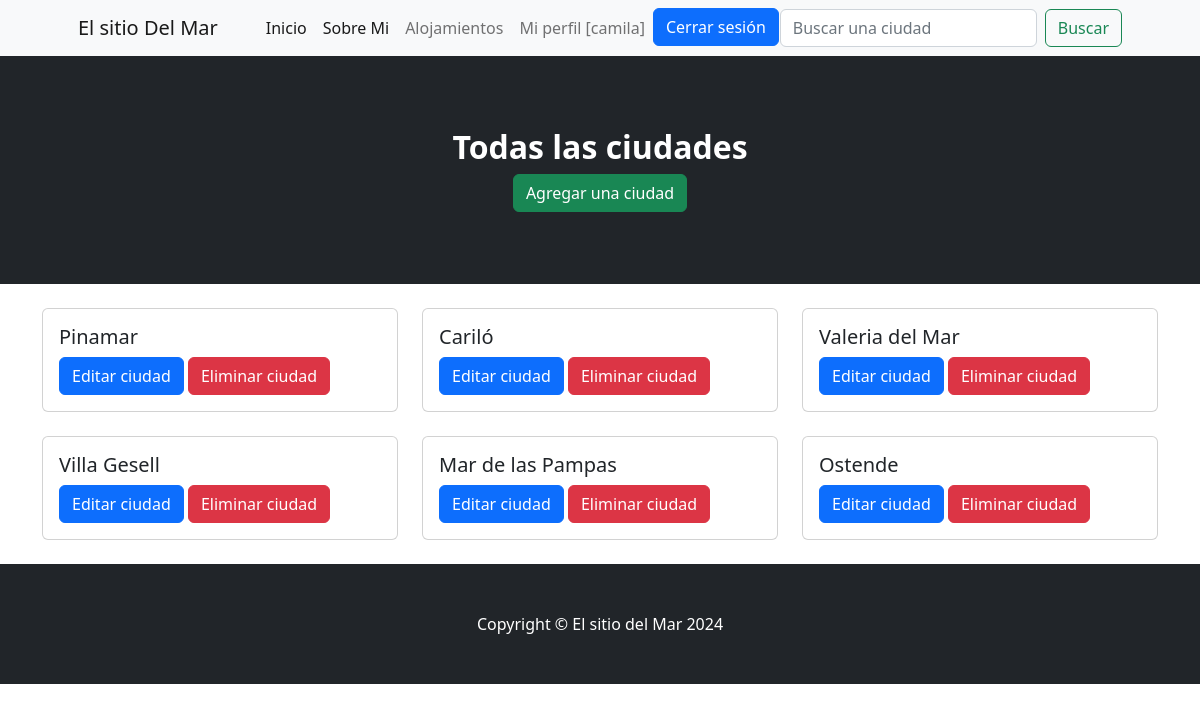
The app's page /todasLasCiudades/ (signed in) with its own data.
### aplicacion/models.py (models this page shows, shortened)
class Usuario(AbstractUser):
    nombre = models.CharField(max_length=100)
    apellido = models.CharField(max_length=100, default='')
    email = models.EmailField(unique=True)
    username = models.CharField(max_length=150, unique=True, default='')
    telefono = models.IntegerField(default=0)
    nacionalidad = models.CharField(max_length=100, default='')
    password = models.CharField(max_length=100, unique=True, default='')
    USERNAME_FIELD = 'username'

class Ciudad(models.Model):
    nombre = models.CharField(max_length=100)
    imagen = models.ImageField(upload_to='ciudades', null=True, blank=True)

### aplicacion/views.py (the view)
# urls.py: path('todasLasCiudades/', CiudadList.as_view(), name="todasLasCiudades"),
class CiudadList(LoginRequiredMixin, ListView):
    model = Ciudad

### aplicacion/templates/aplicacion/ciudad_list.html (shortened to what this page needs)
{% extends "aplicacion/index.html" %}
{% block header %}
<header class="bg-dark py-5">
    <div class="container px-3 px-lg-4 my-4">
        <div class="text-center text-white">
            <h2 class="display-7 fw-bolder"> Todas las ciudades </h2>
            <a href="{% url 'agregarCiudad' %}" class="btn btn-success">Agregar una ciudad</a>
        </div>
    </div>
</header>
{% endblock header %}
{% block contenido %}
<div class="container">
    <div class="row mt-4">
        {% if object_list %}
            {% for ciudad in object_list %}
                <div class="col-md-4 mb-4">
                    <div class="card">
                        <div class="card-body">
                            <h5 class="card-title">{{ ciudad.nombre }}</h5>
                            <a href="{% url 'actualizarCiudad' pk=ciudad.pk %}" class="btn btn-primary">Editar ciudad</a>
                            <a href="{% url 'eliminarCiudad' pk=ciudad.pk %}" class="btn btn-danger">Eliminar ciudad</a>
                        </div>
                    </div>
                </div>
            {% endfor %}
        {% else %}
        <p class="text-center"> Aún no hay ciudades disponibles.</p>
        {% endif %}
    </div>
</div>
{% endblock contenido %}

### aplicacion/templates/aplicacion/index.html (shortened to what this page needs)
<!DOCTYPE html>
<html lang="en">
    <head>
        {% load static %}
        <link href="https://cdn.jsdelivr.net/npm/bootstrap-icons@1.5.0/font/bootstrap-icons.css" rel="stylesheet" />
        <link href="{% static 'css/styles.css' %}" rel="stylesheet" />
    </head>
    <body>
        <nav class="navbar navbar-expand-lg navbar-light bg-light">
            <div class="container px-4 px-lg-5">
                <a class="navbar-brand" href="{% url 'home' %}">El sitio Del Mar</a>
                <div class="collapse navbar-collapse" id="navbarSupportedContent">
                    <ul class="navbar-nav me-auto mb-2 mb-lg-0 ms-lg-4">
                        {% if  user.is_authenticated %}
                            <li class="nav-item"><a class="nav-link active" aria-current="page" href="{% url 'home' %}">Inicio</a></li>
                            <li class="nav-item"><a class="nav-link active" aria-current="page" href="{% url 'about_me' %}">Sobre Mi</a></li>
                            <li class="nav-item"><a class="nav-link" href="{% url 'alojamiento'%}">Alojamientos</a></li>
                            <li class="nav-item"><a class="nav-link" href="{% url 'usuario' %}">Mi perfil [{{user.username}}]</a></li>
                            <li class="nav-item"> <a class="btn btn-primary" href="{% url 'logout' %}">Cerrar sesión</a></li>
                        {% endif %}
                    </ul>
                    <form class="d-flex" action="{% url 'encontrar_alojamiento' %}" method="GET">
                        <input class="form-control me-2" type="search" placeholder="Buscar una ciudad" aria-label="Buscar" name="buscar">
                        <button class="btn btn-outline-success" type="submit">Buscar</button>
                    </form>
                </div>
            </div>
        </nav>
        {% block header %}{% endblock header %}
        {% block contenido %}{% endblock contenido %}
        {% block footer %}
        <footer class="py-5 bg-dark">
            <div class="container"><p class="m-0 text-center text-white">Copyright &copy; El sitio del Mar 2024</p></div>
        </footer>
        {% endblock footer %}
    </body>
</html>

### records on screen
Usuario: username "camila"
Ciudad: nombre "Pinamar"
Ciudad: nombre "Cariló"
Ciudad: nombre "Valeria del Mar"
Ciudad: nombre "Villa Gesell"
Ciudad: nombre "Mar de las Pampas"
Ciudad: nombre "Ostende"
